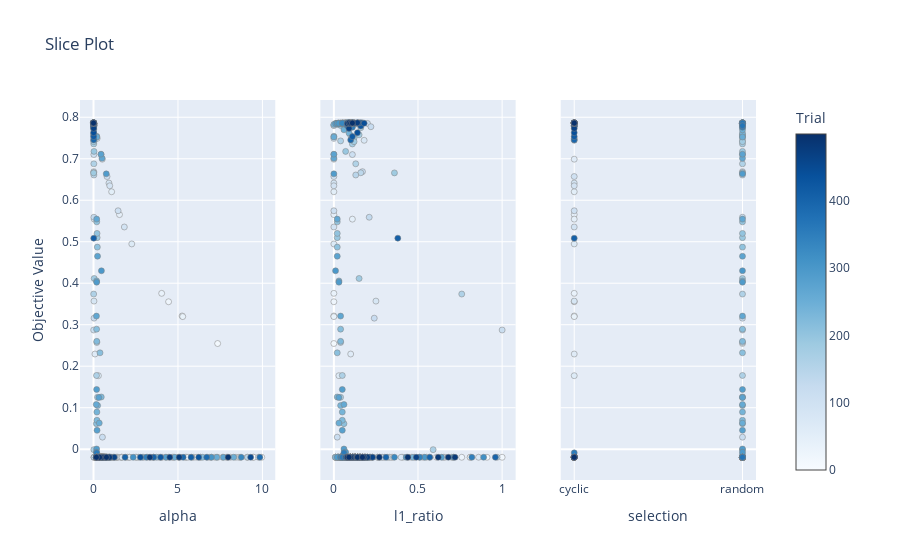

Here is the notebook cell this chart was saved with:
### Code cell
optuna.visualization.plot_slice(study_en)

### Figure 1 — Plotly figure (JSON) as saved in the notebook; plotly's stock layout.template omitted (floating-point values rounded to 4 significant figures; data arrays with more than 128 entries replaced by an {"elided": "..."} marker saying what was removed)
{"data": [{"marker": {"color": {"elided": "500 int values"}, "colorbar": {"title": {"text": "Trial"}, "x": 1, "xpad": 40}, "colorscale": [[0, "rgb(247,251,255)"], [0.125, "rgb(222,235,247)"], [0.25, "rgb(198,219,239)"], [0.375, "rgb(158,202,225)"], [0.5, "rgb(107,174,214)"], [0.625, "rgb(66,146,198)"], [0.75, "rgb(33,113,181)"], [0.875, "rgb(8,81,156)"], [1, "rgb(8,48,107)"]], "line": {"color": "Grey", "width": 0.5}, "showscale": true}, "mode": "markers", "showlegend": false, "type": "scatter", "x": {"elided": "500 float values"}, "xaxis": "x", "y": {"elided": "500 float values"}, "yaxis": "y"}, {"marker": {"color": {"elided": "500 int values"}, "colorbar": {"title": {"text": "Trial"}, "x": 1, "xpad": 40}, "colorscale": [[0, "rgb(247,251,255)"], [0.125, "rgb(222,235,247)"], [0.25, "rgb(198,219,239)"], [0.375, "rgb(158,202,225)"], [0.5, "rgb(107,174,214)"], [0.625, "rgb(66,146,198)"], [0.75, "rgb(33,113,181)"], [0.875, "rgb(8,81,156)"], [1, "rgb(8,48,107)"]], "line": {"color": "Grey", "width": 0.5}, "showscale": false}, "mode": "markers", "showlegend": false, "type": "scatter", "x": {"elided": "500 float values"}, "xaxis": "x2", "y": {"elided": "500 float values"}, "yaxis": "y2"}, {"marker": {"color": {"elided": "500 int values"}, "colorbar": {"title": {"text": "Trial"}, "x": 1, "xpad": 40}, "colorscale": [[0, "rgb(247,251,255)"], [0.125, "rgb(222,235,247)"], [0.25, "rgb(198,219,239)"], [0.375, "rgb(158,202,225)"], [0.5, "rgb(107,174,214)"], [0.625, "rgb(66,146,198)"], [0.75, "rgb(33,113,181)"], [0.875, "rgb(8,81,156)"], [1, "rgb(8,48,107)"]], "line": {"color": "Grey", "width": 0.5}, "showscale": false}, "mode": "markers", "showlegend": false, "type": "scatter", "x": {"elided": "500 str values"}, "xaxis": "x3", "y": {"elided": "500 float values"}, "yaxis": "y3"}], "layout": {"title": {"text": "Slice Plot"}, "xaxis": {"anchor": "y", "domain": [0, 0.2889], "title": {"text": "alpha"}}, "xaxis2": {"anchor": "y2", "domain": [0.3556, 0.6444], "title": {"text": "l1_ratio"}}, "xaxis3": {"anchor": "y3", "domain": [0.7111, 1], "title": {"text": "selection"}}, "yaxis": {"anchor": "x", "domain": [0, 1], "title": {"text": "Objective Value"}}, "yaxis2": {"anchor": "x2", "domain": [0, 1], "matches": "y", "showticklabels": false}, "yaxis3": {"anchor": "x3", "domain": [0, 1], "matches": "y", "showticklabels": false}}}
